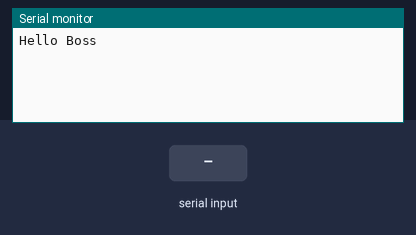
Simulated run of this sketch. Board: Arduino Uno, built with avr-gcc and run on an emulated ATmega328P. On the bench: the last lines printed to the serial monitor. Inputs (shaded band) come from the test bench.

Above: at 1.2 s.
1.3 s: "1" received over Serial
At 4.1 s:
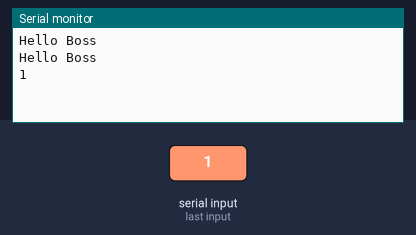
4.3 s: "0" received over Serial
5.8 s: "2" received over Serial
At 7.2 s:
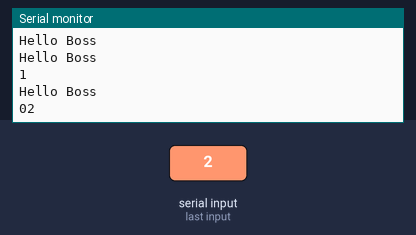

The sketch:

UnoXESP32-CAM-UNO.ino
```cpp
// https://forum.arduino.cc/t/esp32-sending-string-to-arduino-uno/693074
// https://www.programmingboss.com/2021/04/esp32-arduino-serial-communication-with-code.html

// this sample code provided by www.programmingboss.com
void setup() {
  Serial.begin(9600);
}
void loop() {
  Serial.println("Hello Boss");
  Serial.println(Serial.readString());
  delay(1500);
}
```

Measured:
- after the input at 1.3 s, the serial monitor: prints a new line after 2.2 s (image 1)
- after the input at 5.8 s, the serial monitor: prints a new line after 1.0 s (image 2)
